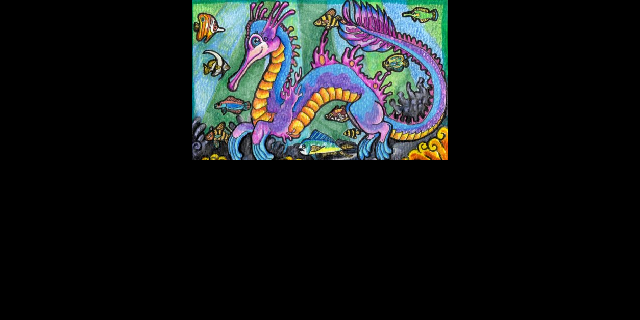

A level layout from a 2D game, rendered from its tile map. Below: a short description, then the map file with its tile-grid data intact:
An orthogonal 40x20 tile map with 16x16 px tiles, 4 tile layers (Back, Buildings, Front, AlwaysFront).

<map version="1.4" tiledversion="1.4.2" orientation="orthogonal" renderorder="right-down" width="40" height="20" tilewidth="16" tileheight="16" infinite="0" nextlayerid="9" nextobjectid="1">
 <properties>
  <property name="AmbientLight" value="110 110 110" />
  <property name="Warp" value="0 0 Farm 0 0" />
 </properties>
 <tileset firstgid="1" name="RiddleMaster" tilewidth="16" tileheight="16" tilecount="160" columns="16">
  <image source="RiddleMaster.png" width="256" height="175" />
 </tileset>
 <layer id="1" name="Back" width="40" height="20">
  <data encoding="csv">
0,0,0,0,0,0,0,0,0,0,0,0,1,2,3,4,5,6,7,8,9,10,11,12,13,14,15,16,0,0,0,0,0,0,0,0,0,0,0,0,
0,0,0,0,0,0,0,0,0,0,0,0,17,18,19,20,21,22,23,24,25,26,27,28,29,30,31,32,0,0,0,0,0,0,0,0,0,0,0,0,
0,0,0,0,0,0,0,0,0,0,0,0,33,34,35,36,37,38,39,40,41,42,43,44,45,46,47,48,0,0,0,0,0,0,0,0,0,0,0,0,
0,0,0,0,0,0,0,0,0,0,0,0,49,50,51,52,53,54,55,56,57,58,59,60,61,62,63,64,0,0,0,0,0,0,0,0,0,0,0,0,
0,0,0,0,0,0,0,0,0,0,0,0,65,66,67,68,69,70,71,72,73,74,75,76,77,78,79,80,0,0,0,0,0,0,0,0,0,0,0,0,
0,0,0,0,0,0,0,0,0,0,0,0,81,82,83,84,85,86,87,88,89,90,91,92,93,94,95,96,0,0,0,0,0,0,0,0,0,0,0,0,
0,0,0,0,0,0,0,0,0,0,0,0,97,98,99,100,101,102,103,104,105,106,107,108,109,110,111,112,0,0,0,0,0,0,0,0,0,0,0,0,
0,0,0,0,0,0,0,0,0,0,0,0,113,114,115,116,117,118,119,120,121,122,123,124,125,126,127,128,0,0,0,0,0,0,0,0,0,0,0,0,
0,0,0,0,0,0,0,0,0,0,0,0,129,130,131,132,133,134,135,136,137,138,139,140,141,142,143,144,0,0,0,0,0,0,0,0,0,0,0,0,
0,0,0,0,0,0,0,0,0,0,0,0,145,146,147,148,149,150,151,152,153,154,155,156,157,158,159,160,0,0,0,0,0,0,0,0,0,0,0,0,
0,0,0,0,0,0,0,0,0,0,0,0,0,0,0,0,0,0,0,0,0,0,0,0,0,0,0,0,0,0,0,0,0,0,0,0,0,0,0,0,
0,0,0,0,0,0,0,0,0,0,0,0,0,0,0,0,0,0,0,0,0,0,0,0,0,0,0,0,0,0,0,0,0,0,0,0,0,0,0,0,
0,0,0,0,0,0,0,0,0,0,0,0,0,0,0,0,0,0,0,0,0,0,0,0,0,0,0,0,0,0,0,0,0,0,0,0,0,0,0,0,
0,0,0,0,0,0,0,0,0,0,0,0,0,0,0,0,0,0,0,0,0,0,0,0,0,0,0,0,0,0,0,0,0,0,0,0,0,0,0,0,
0,0,0,0,0,0,0,0,0,0,0,0,0,0,0,0,0,0,0,0,0,0,0,0,0,0,0,0,0,0,0,0,0,0,0,0,0,0,0,0,
0,0,0,0,0,0,0,0,0,0,0,0,0,0,0,0,0,0,0,0,0,0,0,0,0,0,0,0,0,0,0,0,0,0,0,0,0,0,0,0,
0,0,0,0,0,0,0,0,0,0,0,0,0,0,0,0,0,0,0,0,0,0,0,0,0,0,0,0,0,0,0,0,0,0,0,0,0,0,0,0,
0,0,0,0,0,0,0,0,0,0,0,0,0,0,0,0,0,0,0,0,0,0,0,0,0,0,0,0,0,0,0,0,0,0,0,0,0,0,0,0,
0,0,0,0,0,0,0,0,0,0,0,0,0,0,0,0,0,0,0,0,0,0,0,0,0,0,0,0,0,0,0,0,0,0,0,0,0,0,0,0,
0,0,0,0,0,0,0,0,0,0,0,0,0,0,0,0,0,0,0,0,0,0,0,0,0,0,0,0,0,0,0,0,0,0,0,0,0,0,0,0
</data>
 </layer>
 <layer id="2" name="Buildings" width="40" height="20">
  <data encoding="csv">
0,0,0,0,0,0,0,0,0,0,0,0,0,0,0,0,0,0,0,0,0,0,0,0,0,0,0,0,0,0,0,0,0,0,0,0,0,0,0,0,
0,0,0,0,0,0,0,0,0,0,0,0,0,0,0,0,0,0,0,0,0,0,0,0,0,0,0,0,0,0,0,0,0,0,0,0,0,0,0,0,
0,0,0,0,0,0,0,0,0,0,0,0,0,0,0,0,0,0,0,0,0,0,0,0,0,0,0,0,0,0,0,0,0,0,0,0,0,0,0,0,
0,0,0,0,0,0,0,0,0,0,0,0,0,0,0,0,0,0,0,0,0,0,0,0,0,0,0,0,0,0,0,0,0,0,0,0,0,0,0,0,
0,0,0,0,0,0,0,0,0,0,0,0,0,0,0,0,0,0,0,0,0,0,0,0,0,0,0,0,0,0,0,0,0,0,0,0,0,0,0,0,
0,0,0,0,0,0,0,0,0,0,0,0,0,0,0,0,0,0,0,0,0,0,0,0,0,0,0,0,0,0,0,0,0,0,0,0,0,0,0,0,
0,0,0,0,0,0,0,0,0,0,0,0,0,0,0,0,0,0,0,0,0,0,0,0,0,0,0,0,0,0,0,0,0,0,0,0,0,0,0,0,
0,0,0,0,0,0,0,0,0,0,0,0,0,0,0,0,0,0,0,0,0,0,0,0,0,0,0,0,0,0,0,0,0,0,0,0,0,0,0,0,
0,0,0,0,0,0,0,0,0,0,0,0,0,0,0,0,0,0,0,0,0,0,0,0,0,0,0,0,0,0,0,0,0,0,0,0,0,0,0,0,
0,0,0,0,0,0,0,0,0,0,0,0,0,0,0,0,0,0,0,0,0,0,0,0,0,0,0,0,0,0,0,0,0,0,0,0,0,0,0,0,
0,0,0,0,0,0,0,0,0,0,0,0,0,0,0,0,0,0,0,0,0,0,0,0,0,0,0,0,0,0,0,0,0,0,0,0,0,0,0,0,
0,0,0,0,0,0,0,0,0,0,0,0,0,0,0,0,0,0,0,0,0,0,0,0,0,0,0,0,0,0,0,0,0,0,0,0,0,0,0,0,
0,0,0,0,0,0,0,0,0,0,0,0,0,0,0,0,0,0,0,0,0,0,0,0,0,0,0,0,0,0,0,0,0,0,0,0,0,0,0,0,
0,0,0,0,0,0,0,0,0,0,0,0,0,0,0,0,0,0,0,0,0,0,0,0,0,0,0,0,0,0,0,0,0,0,0,0,0,0,0,0,
0,0,0,0,0,0,0,0,0,0,0,0,0,0,0,0,0,0,0,0,0,0,0,0,0,0,0,0,0,0,0,0,0,0,0,0,0,0,0,0,
0,0,0,0,0,0,0,0,0,0,0,0,0,0,0,0,0,0,0,0,0,0,0,0,0,0,0,0,0,0,0,0,0,0,0,0,0,0,0,0,
0,0,0,0,0,0,0,0,0,0,0,0,0,0,0,0,0,0,0,0,0,0,0,0,0,0,0,0,0,0,0,0,0,0,0,0,0,0,0,0,
0,0,0,0,0,0,0,0,0,0,0,0,0,0,0,0,0,0,0,0,0,0,0,0,0,0,0,0,0,0,0,0,0,0,0,0,0,0,0,0,
0,0,0,0,0,0,0,0,0,0,0,0,0,0,0,0,0,0,0,0,0,0,0,0,0,0,0,0,0,0,0,0,0,0,0,0,0,0,0,0,
0,0,0,0,0,0,0,0,0,0,0,0,0,0,0,0,0,0,0,0,0,0,0,0,0,0,0,0,0,0,0,0,0,0,0,0,0,0,0,0
</data>
 </layer>
 <layer id="3" name="Front" width="40" height="20">
  <data encoding="csv">
0,0,0,0,0,0,0,0,0,0,0,0,0,0,0,0,0,0,0,0,0,0,0,0,0,0,0,0,0,0,0,0,0,0,0,0,0,0,0,0,
0,0,0,0,0,0,0,0,0,0,0,0,0,0,0,0,0,0,0,0,0,0,0,0,0,0,0,0,0,0,0,0,0,0,0,0,0,0,0,0,
0,0,0,0,0,0,0,0,0,0,0,0,0,0,0,0,0,0,0,0,0,0,0,0,0,0,0,0,0,0,0,0,0,0,0,0,0,0,0,0,
0,0,0,0,0,0,0,0,0,0,0,0,0,0,0,0,0,0,0,0,0,0,0,0,0,0,0,0,0,0,0,0,0,0,0,0,0,0,0,0,
0,0,0,0,0,0,0,0,0,0,0,0,0,0,0,0,0,0,0,0,0,0,0,0,0,0,0,0,0,0,0,0,0,0,0,0,0,0,0,0,
0,0,0,0,0,0,0,0,0,0,0,0,0,0,0,0,0,0,0,0,0,0,0,0,0,0,0,0,0,0,0,0,0,0,0,0,0,0,0,0,
0,0,0,0,0,0,0,0,0,0,0,0,0,0,0,0,0,0,0,0,0,0,0,0,0,0,0,0,0,0,0,0,0,0,0,0,0,0,0,0,
0,0,0,0,0,0,0,0,0,0,0,0,0,0,0,0,0,0,0,0,0,0,0,0,0,0,0,0,0,0,0,0,0,0,0,0,0,0,0,0,
0,0,0,0,0,0,0,0,0,0,0,0,0,0,0,0,0,0,0,0,0,0,0,0,0,0,0,0,0,0,0,0,0,0,0,0,0,0,0,0,
0,0,0,0,0,0,0,0,0,0,0,0,0,0,0,0,0,0,0,0,0,0,0,0,0,0,0,0,0,0,0,0,0,0,0,0,0,0,0,0,
0,0,0,0,0,0,0,0,0,0,0,0,0,0,0,0,0,0,0,0,0,0,0,0,0,0,0,0,0,0,0,0,0,0,0,0,0,0,0,0,
0,0,0,0,0,0,0,0,0,0,0,0,0,0,0,0,0,0,0,0,0,0,0,0,0,0,0,0,0,0,0,0,0,0,0,0,0,0,0,0,
0,0,0,0,0,0,0,0,0,0,0,0,0,0,0,0,0,0,0,0,0,0,0,0,0,0,0,0,0,0,0,0,0,0,0,0,0,0,0,0,
0,0,0,0,0,0,0,0,0,0,0,0,0,0,0,0,0,0,0,0,0,0,0,0,0,0,0,0,0,0,0,0,0,0,0,0,0,0,0,0,
0,0,0,0,0,0,0,0,0,0,0,0,0,0,0,0,0,0,0,0,0,0,0,0,0,0,0,0,0,0,0,0,0,0,0,0,0,0,0,0,
0,0,0,0,0,0,0,0,0,0,0,0,0,0,0,0,0,0,0,0,0,0,0,0,0,0,0,0,0,0,0,0,0,0,0,0,0,0,0,0,
0,0,0,0,0,0,0,0,0,0,0,0,0,0,0,0,0,0,0,0,0,0,0,0,0,0,0,0,0,0,0,0,0,0,0,0,0,0,0,0,
0,0,0,0,0,0,0,0,0,0,0,0,0,0,0,0,0,0,0,0,0,0,0,0,0,0,0,0,0,0,0,0,0,0,0,0,0,0,0,0,
0,0,0,0,0,0,0,0,0,0,0,0,0,0,0,0,0,0,0,0,0,0,0,0,0,0,0,0,0,0,0,0,0,0,0,0,0,0,0,0,
0,0,0,0,0,0,0,0,0,0,0,0,0,0,0,0,0,0,0,0,0,0,0,0,0,0,0,0,0,0,0,0,0,0,0,0,0,0,0,0
</data>
 </layer>
 <layer id="4" name="AlwaysFront" width="40" height="20">
  <data encoding="csv">
0,0,0,0,0,0,0,0,0,0,0,0,0,0,0,0,0,0,0,0,0,0,0,0,0,0,0,0,0,0,0,0,0,0,0,0,0,0,0,0,
0,0,0,0,0,0,0,0,0,0,0,0,0,0,0,0,0,0,0,0,0,0,0,0,0,0,0,0,0,0,0,0,0,0,0,0,0,0,0,0,
0,0,0,0,0,0,0,0,0,0,0,0,0,0,0,0,0,0,0,0,0,0,0,0,0,0,0,0,0,0,0,0,0,0,0,0,0,0,0,0,
0,0,0,0,0,0,0,0,0,0,0,0,0,0,0,0,0,0,0,0,0,0,0,0,0,0,0,0,0,0,0,0,0,0,0,0,0,0,0,0,
0,0,0,0,0,0,0,0,0,0,0,0,0,0,0,0,0,0,0,0,0,0,0,0,0,0,0,0,0,0,0,0,0,0,0,0,0,0,0,0,
0,0,0,0,0,0,0,0,0,0,0,0,0,0,0,0,0,0,0,0,0,0,0,0,0,0,0,0,0,0,0,0,0,0,0,0,0,0,0,0,
0,0,0,0,0,0,0,0,0,0,0,0,0,0,0,0,0,0,0,0,0,0,0,0,0,0,0,0,0,0,0,0,0,0,0,0,0,0,0,0,
0,0,0,0,0,0,0,0,0,0,0,0,0,0,0,0,0,0,0,0,0,0,0,0,0,0,0,0,0,0,0,0,0,0,0,0,0,0,0,0,
0,0,0,0,0,0,0,0,0,0,0,0,0,0,0,0,0,0,0,0,0,0,0,0,0,0,0,0,0,0,0,0,0,0,0,0,0,0,0,0,
0,0,0,0,0,0,0,0,0,0,0,0,0,0,0,0,0,0,0,0,0,0,0,0,0,0,0,0,0,0,0,0,0,0,0,0,0,0,0,0,
0,0,0,0,0,0,0,0,0,0,0,0,0,0,0,0,0,0,0,0,0,0,0,0,0,0,0,0,0,0,0,0,0,0,0,0,0,0,0,0,
0,0,0,0,0,0,0,0,0,0,0,0,0,0,0,0,0,0,0,0,0,0,0,0,0,0,0,0,0,0,0,0,0,0,0,0,0,0,0,0,
0,0,0,0,0,0,0,0,0,0,0,0,0,0,0,0,0,0,0,0,0,0,0,0,0,0,0,0,0,0,0,0,0,0,0,0,0,0,0,0,
0,0,0,0,0,0,0,0,0,0,0,0,0,0,0,0,0,0,0,0,0,0,0,0,0,0,0,0,0,0,0,0,0,0,0,0,0,0,0,0,
0,0,0,0,0,0,0,0,0,0,0,0,0,0,0,0,0,0,0,0,0,0,0,0,0,0,0,0,0,0,0,0,0,0,0,0,0,0,0,0,
0,0,0,0,0,0,0,0,0,0,0,0,0,0,0,0,0,0,0,0,0,0,0,0,0,0,0,0,0,0,0,0,0,0,0,0,0,0,0,0,
0,0,0,0,0,0,0,0,0,0,0,0,0,0,0,0,0,0,0,0,0,0,0,0,0,0,0,0,0,0,0,0,0,0,0,0,0,0,0,0,
0,0,0,0,0,0,0,0,0,0,0,0,0,0,0,0,0,0,0,0,0,0,0,0,0,0,0,0,0,0,0,0,0,0,0,0,0,0,0,0,
0,0,0,0,0,0,0,0,0,0,0,0,0,0,0,0,0,0,0,0,0,0,0,0,0,0,0,0,0,0,0,0,0,0,0,0,0,0,0,0,
0,0,0,0,0,0,0,0,0,0,0,0,0,0,0,0,0,0,0,0,0,0,0,0,0,0,0,0,0,0,0,0,0,0,0,0,0,0,0,0
</data>
 </layer>
 <objectgroup id="5" name="Back" />
 <objectgroup id="6" name="Buildings" />
 <objectgroup id="7" name="Front" />
 <objectgroup id="8" name="AlwaysFront" />
</map>
